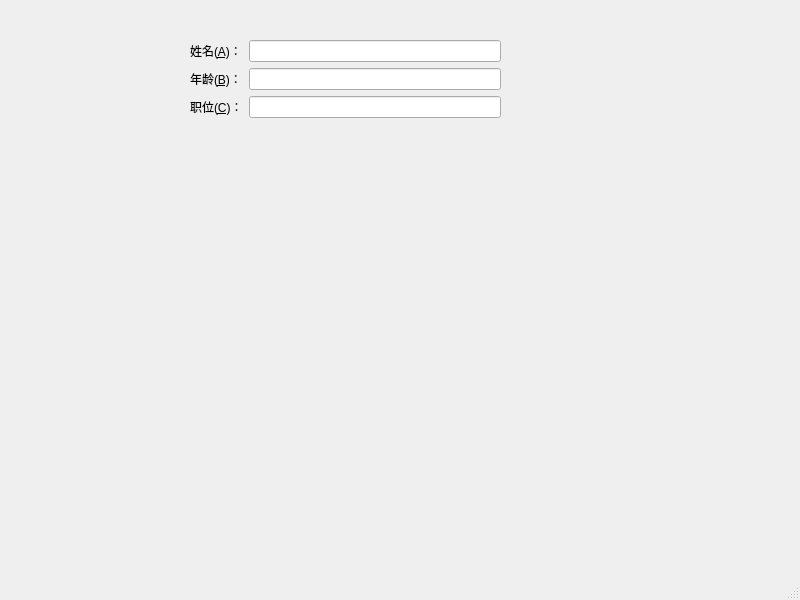
<?xml version="1.0" encoding="UTF-8"?>
<ui version="4.0">
 <class>MainWindow</class>
 <widget class="QMainWindow" name="MainWindow">
  <property name="geometry">
   <rect>
    <x>0</x>
    <y>0</y>
    <width>800</width>
    <height>600</height>
   </rect>
  </property>
  <property name="windowTitle">
   <string>MainWindow</string>
  </property>
  <widget class="QWidget" name="centralwidget">
   <widget class="QWidget" name="formLayoutWidget">
    <property name="geometry">
     <rect>
      <x>190</x>
      <y>40</y>
      <width>311</width>
      <height>151</height>
     </rect>
    </property>
    <layout class="QFormLayout" name="formLayout">
     <item row="0" column="0">
      <widget class="QLabel" name="label">
       <property name="text">
        <string>姓名(&amp;A)：</string>
       </property>
       <property name="buddy">
        <cstring>lineEdit</cstring>
       </property>
      </widget>
     </item>
     <item row="0" column="1">
      <widget class="QLineEdit" name="lineEdit"/>
     </item>
     <item row="1" column="0">
      <widget class="QLabel" name="label_2">
       <property name="text">
        <string>年龄(&amp;B)：</string>
       </property>
       <property name="buddy">
        <cstring>lineEdit_2</cstring>
       </property>
      </widget>
     </item>
     <item row="1" column="1">
      <widget class="QLineEdit" name="lineEdit_2"/>
     </item>
     <item row="2" column="0">
      <widget class="QLabel" name="label_3">
       <property name="text">
        <string>职位(&amp;C)：</string>
       </property>
       <property name="buddy">
        <cstring>lineEdit_3</cstring>
       </property>
      </widget>
     </item>
     <item row="2" column="1">
      <widget class="QLineEdit" name="lineEdit_3"/>
     </item>
    </layout>
   </widget>
  </widget>
  <widget class="QMenuBar" name="menubar">
   <property name="geometry">
    <rect>
     <x>0</x>
     <y>0</y>
     <width>800</width>
     <height>22</height>
    </rect>
   </property>
  </widget>
  <widget class="QStatusBar" name="statusbar"/>
 </widget>
 <resources/>
 <connections/>
</ui>
